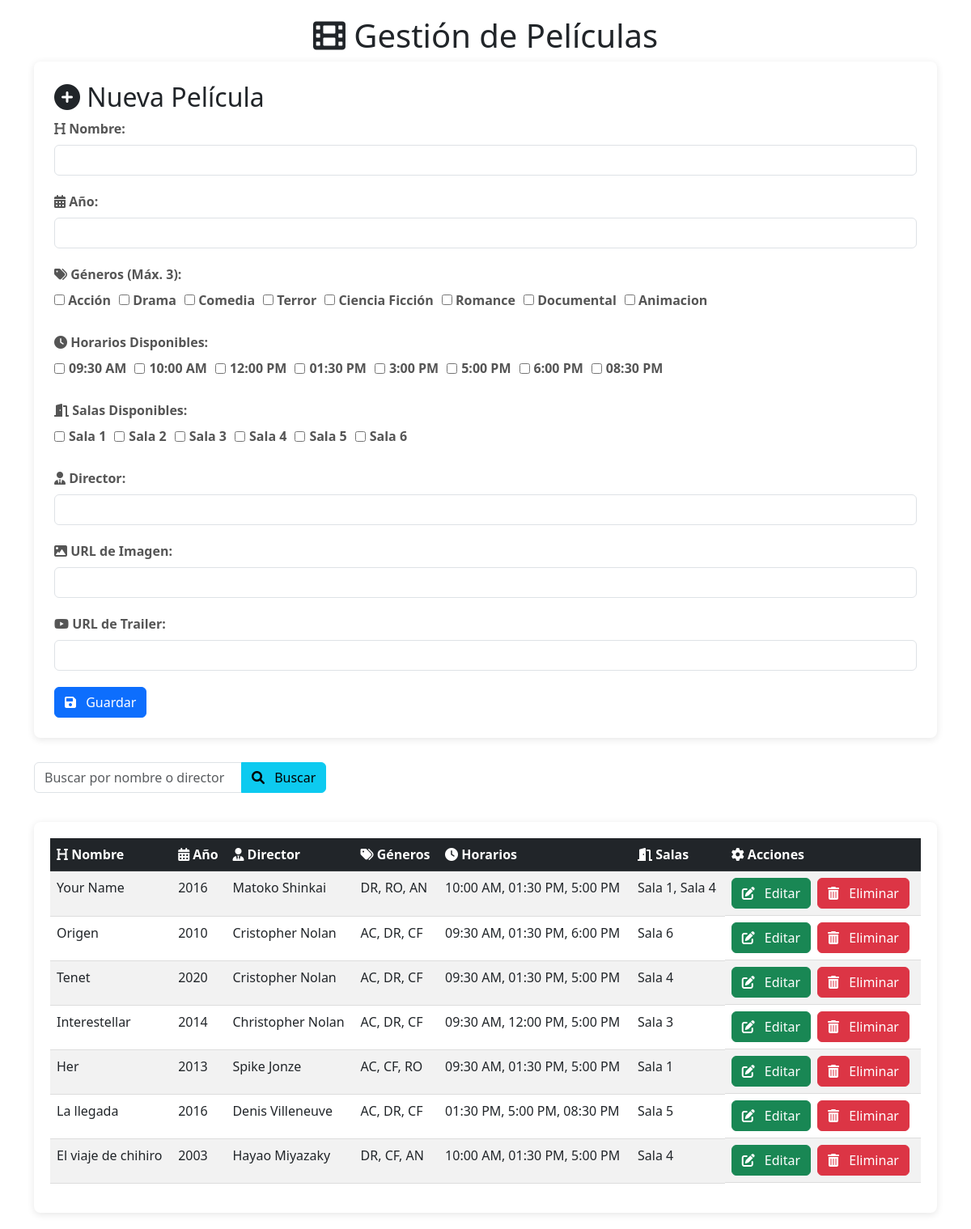
Page /peliculas/ on the committed database.
### myapp/models.py (models this page shows, shortened)
class Pelicula(models.Model):
    GENERO_CHOICES = [
        ('AC', 'Acción'),
        ('DR', 'Drama'),
        ('CO', 'Comedia'),
        ('TE', 'Terror'),
        ('CF', 'Ciencia Ficción'),
        ('RO', 'Romance'),
        ('DO', 'Documental'),
        ('AN', 'Animacion')
    ]
    HORARIOS_DISPONIBLES = [
        '09:30 AM',
        '10:00 AM',
        '12:00 PM',
        '01:30 PM',
        '3:00 PM',
        '5:00 PM',
        '6:00 PM',
        '08:30 PM'
    ]
    SALAS_DISPONIBLES = [
        'Sala 1',
        'Sala 2',
        'Sala 3',
        'Sala 4',
        'Sala 5',
        'Sala 6'
    ]
    nombre = models.CharField(max_length=255)
    anio = models.IntegerField()
    director = models.CharField(max_length=255)
    imagen_url = models.URLField()
    trailer_url = models.URLField()
    generos = models.CharField(max_length=255)
    horarios = models.CharField(max_length=255, blank=True, null=True)
    salas = models.CharField(max_length=255, blank=True, null=True)
    fecha_creacion = models.DateTimeField(auto_now_add=True)
    def get_generos_list(self):
        return self.generos.split(",") if self.generos else []
    def get_horarios_list(self):
        return [h.strip() for h in self.horarios.split(",")] if self.horarios else []
    def get_salas_list(self):
        return [s.strip() for s in self.salas.split(",")] if self.salas else []
    class Meta:
        db_table = 'peliculas'

### myapp/views.py (the view, shortened to what this page needs)
# urls.py: path('peliculas/', views.peliculas, name= 'peliculas'),
@csrf_exempt
def peliculas(request):
    peliculas_list = Pelicula.objects.all().order_by('-fecha_creacion')
    busqueda = request.GET.get('busqueda', '').strip()
    if busqueda:
        peliculas_list = peliculas_list.filter(
            Q(nombre__icontains=busqueda) |
            Q(director__icontains=busqueda)
        )
    generos_choices = dict(Pelicula.GENERO_CHOICES)
    horarios_disponibles = Pelicula.HORARIOS_DISPONIBLES
    salas_disponibles = Pelicula.SALAS_DISPONIBLES
    pelicula_editar = None
    if 'editar' in request.GET:
        nombre = request.GET.get('editar')
        try:
            pelicula_editar = Pelicula.objects.get(nombre=nombre)
        except Pelicula.DoesNotExist:
            messages.error(request, f'No se encontró la película "{nombre}" para editar')
    context = {
        'peliculas': peliculas_list,
        'GENERO_CHOICES_DICT': generos_choices,
        'HORARIOS_DISPONIBLES': horarios_disponibles,
        'SALAS_DISPONIBLES': salas_disponibles,
        'pelicula_editar': pelicula_editar,
        'busqueda': busqueda,
    }
    return render(request, 'peliculas.html', context)

### myapp/templates/peliculas.html (shortened to what this page needs)
{% load static %}
<!DOCTYPE html>
<html lang="es">
<head>
    <link rel="stylesheet" href="{% static 'styles/peliculas.css' %}">
    <link rel="stylesheet" href="https://cdnjs.cloudflare.com/ajax/libs/font-awesome/6.0.0/css/all.min.css">
    <link href="https://cdn.jsdelivr.net/npm/bootstrap@5.3.0/dist/css/bootstrap.min.css" rel="stylesheet">
</head>
<body>
    <div class="container">
        <h1><i class="fas fa-film"></i> Gestión de Películas</h1>
        <div class="form-container">
            <form method="POST" action="{% url 'peliculas' %}" class="ajax-form">
                {% if pelicula_editar %}
                <input type="hidden" name="accion" value="editar">
                <input type="hidden" name="nombre_original" value="{{ pelicula_editar.nombre }}">
                <h2><i class="fas fa-edit"></i> Editar Película</h2>
                {% else %}
                <h2><i class="fas fa-plus-circle"></i> Nueva Película</h2>
                {% endif %}
                <div class="form-group">
                    <label for="nombre"><i class="fas fa-heading"></i> Nombre:</label>
                    <input type="text" id="nombre" name="nombre"
                           value="{{ pelicula_editar.nombre|default:'' }}" required class="form-control">
                </div>
                <div class="form-group">
                    <label for="anio"><i class="fas fa-calendar-alt"></i> Año:</label>
                    <input type="number" id="anio" name="anio" min="1900" max="2099"
                           value="{{ pelicula_editar.anio|default:'' }}" required class="form-control">
                </div>
                <div class="form-group">
                    <label><i class="fas fa-tags"></i> Géneros (Máx. 3):</label>
                    <div class="generos-container">
                     {% for genero_codigo, genero_nombre in GENERO_CHOICES_DICT.items %}
                        <label class="genero-checkbox">
                            <input type="checkbox" name="generos" value="{{ genero_codigo }}"
                                {% if pelicula_editar and genero_codigo in pelicula_editar.get_generos_list %}checked{% endif %}>
                            {{ genero_nombre }}
                        </label>
                    {% endfor %}
                    </div>
                </div>
                <div class="form-group">
                    <label><i class="fas fa-clock"></i> Horarios Disponibles:</label>
                    <div class="checkbox-container">
                    {% for horario in HORARIOS_DISPONIBLES %}
                    <label>
                        <input type="checkbox" name="horarios" value="{{ horario }}"
                            {% if pelicula_editar and horario in pelicula_editar.get_horarios_list %}checked{% endif %}>
                        {{ horario }}
                    </label>
                    {% endfor %}
                    </div>
                </div>
                <div class="form-group">
                    <label><i class="fas fa-door-open"></i> Salas Disponibles:</label>
                    <div class="checkbox-container">
                     {% for sala in SALAS_DISPONIBLES %}
                        <label>
                            <input type="checkbox" name="salas" value="{{ sala }}"
                                {% if pelicula_editar and sala in pelicula_editar.get_salas_list %}checked{% endif %}>
                            {{ sala }}
                        </label>
                        {% endfor %}
                    </div>
                </div>
                <div class="form-group">
                    <label for="director"><i class="fas fa-user-tie"></i> Director:</label>
                    <input type="text" id="director" name="director"
                           value="{{ pelicula_editar.director|default:'' }}" required class="form-control">
                </div>
                <div class="form-group">
                    <label for="imagen_url"><i class="fas fa-image"></i> URL de Imagen:</label>
                    <input type="url" id="imagen_url" name="imagen_url"
                           value="{{ pelicula_editar.imagen_url|default:'' }}" required class="form-control">
                </div>
                <div class="form-group">
                    <label for="trailer_url"><i class="fab fa-youtube"></i> URL de Trailer:</label>
                    <input type="url" id="trailer_url" name="trailer_url"
                           value="{{ pelicula_editar.trailer_url|default:'' }}" required class="form-control">
                </div>
                <div class="form-actions">
                    {% if pelicula_editar %}
                    <button type="submit" class="btn btn-warning">
                        <i class="fas fa-sync-alt"></i> Guardar Cambios
                    </button>
                    <a href="{% url 'peliculas' %}" class="btn btn-secondary">
                        <i class="fas fa-times"></i> Cancelar
                    </a>
                    {% else %}
                    <button type="submit" class="btn btn-primary">
                        <i class="fas fa-save"></i> Guardar
                    </button>
                    {% endif %}
                </div>
            </form>
        </div>
        <div class="search-container">
            <form method="GET" action="{% url 'peliculas' %}">
                <div class="input-group mb-3">
                    <input type="text" name="busqueda" value="{{ busqueda }}"
                           placeholder="Buscar por nombre o director" class="form-control">
                    <button type="submit" class="btn btn-info">
                        <i class="fas fa-search"></i> Buscar
                    </button>
                </div>
            </form>
        </div>
        <div class="table-responsive">
            <table class="movie-table table table-striped table-hover">
                <thead class="table-dark">
                    <tr>
                        <th><i class="fas fa-heading"></i> Nombre</th>
                        <th><i class="fas fa-calendar-alt"></i> Año</th>
                        <th><i class="fas fa-user-tie"></i> Director</th>
                        <th><i class="fas fa-tags"></i> Géneros</th>
                        <th><i class="fas fa-clock"></i> Horarios</th>
                        <th><i class="fas fa-door-open"></i> Salas</th>
                        <th><i class="fas fa-cog"></i> Acciones</th>
                    </tr>
                </thead>
                <tbody>
                    {% for pelicula in peliculas %}
                    <tr>
                        <td>{{ pelicula.nombre }}</td>
                        <td>{{ pelicula.anio }}</td>
                        <td>{{ pelicula.director }}</td>
                        <td>{{ pelicula.get_generos_list|join:", " }}</td>
                        <td>{{ pelicula.get_horarios_list|join:", " }}</td>
                        <td>{{ pelicula.get_salas_list|join:", " }}</td>
                            <td class="action-buttons">
                                <a href="{% url 'peliculas' %}?editar={{ pelicula.nombre|urlencode }}"
                                class="btn btn-success">
                                    <i class="fas fa-edit"></i> Editar
                                </a>
                                <form method="POST" action="{% url 'peliculas' %}" style="display: inline;">
                                    <button type="submit" class="btn btn-danger"
                                            onclick="return confirm('¿Estás seguro de eliminar esta película?');">
                                        <i class="fas fa-trash-alt"></i> Eliminar
                                    </button>
                                </form>
                            </td>
                    </tr>
                    {% empty %}
                    <tr>
                        <td colspan="7" class="text-center">No hay películas registradas</td>
                    </tr>
                    {% endfor %}
                </tbody>
            </table>
        </div>
    </div>
</body>
</html>

### myapp/static/styles/peliculas.css (style rules this page uses)
body { font-family: 'Arial', sans-serif; margin: 0; padding: 0; background-color: #f5f5f5; color: #333; line-height: 1.6; }
.container { max-width: 1200px; margin: 0 auto; padding: 20px; }
h1, h2 { color: #7b68ee; margin-bottom: 30px; }
h1 { text-align: center; }
.form-container { background-color: white; padding: 25px; border-radius: 8px; box-shadow: 0 2px 10px rgba(0, 0, 0, 0.1); margin-bottom: 30px; }
.form-group { margin-bottom: 20px; }
.form-group label { display: block; margin-bottom: 8px; font-weight: 600; color: #555; }
.form-control { width: 100%; padding: 10px; border: 1px solid #ddd; border-radius: 4px; font-size: 16px; transition: border-color 0.3s; }
.generos-container, .checkbox-container { display: flex; flex-wrap: wrap; gap: 10px; }
.genero-checkbox, .checkbox-container label { display: flex; align-items: center; gap: 5px; cursor: pointer; }
.btn { display: inline-flex; align-items: center; justify-content: center; padding: 10px 20px; border: none; border-radius: 4px; font-size: 16px; font-weight: 600; cursor: pointer; transition: all 0.3s; text-decoration: none; }
.btn i { margin-right: 8px; }
.btn-primary { background-color: #7b68ee; color: white; }
.btn-info { background-color: #17a2b8; color: white; }
.form-actions { display: flex; gap: 10px; margin-top: 20px; }
.search-container { display: flex; gap: 10px; margin-bottom: 20px; }
.search-container .form-control { flex-grow: 1; }
.table-responsive { overflow-x: auto; background-color: white; border-radius: 8px; box-shadow: 0 2px 10px rgba(0, 0, 0, 0.1); padding: 20px; }
.movie-table { width: 100%; border-collapse: collapse; }
.movie-table th { background-color: #7b68ee; color: white; padding: 12px 15px; text-align: left; }
.movie-table td { padding: 12px 15px; border-bottom: 1px solid #ddd; }
.action-buttons { display: flex; gap: 8px; }

### rows in the picture
Pelicula: nombre "Your Name", anio "2016", director "Matoko Shinkai", get_generos_list "DR, RO, AN", get_horarios_list "10:00 AM, 01:30 PM, 5:00 PM", get_salas_list "Sala 1, Sala 4"
Pelicula: nombre "Origen", anio "2010", director "Cristopher Nolan", get_generos_list "AC, DR, CF", get_horarios_list "09:30 AM, 01:30 PM, 6:00 PM", get_salas_list "Sala 6"
Pelicula: nombre "Tenet", anio "2020", director "Cristopher Nolan", get_generos_list "AC, DR, CF", get_horarios_list "09:30 AM, 01:30 PM, 5:00 PM", get_salas_list "Sala 4"
Pelicula: nombre "Interestellar", anio "2014", director "Christopher Nolan", get_generos_list "AC, DR, CF", get_horarios_list "09:30 AM, 12:00 PM, 5:00 PM", get_salas_list "Sala 3"
Pelicula: nombre "Her", anio "2013", director "Spike Jonze", get_generos_list "AC, CF, RO", get_horarios_list "09:30 AM, 01:30 PM, 5:00 PM", get_salas_list "Sala 1"
Pelicula: nombre "La llegada", anio "2016", director "Denis Villeneuve", get_generos_list "AC, DR, CF", get_horarios_list "01:30 PM, 5:00 PM, 08:30 PM", get_salas_list "Sala 5"
Pelicula: nombre "El viaje de chihiro", anio "2003", director "Hayao Miyazaky", get_generos_list "DR, CF, AN", get_horarios_list "10:00 AM, 01:30 PM, 5:00 PM", get_salas_list "Sala 4"

### other values in the picture
{{ genero_nombre }} "Acción" "Drama" "Comedia" "Terror" "Ciencia Ficción" "Romance" "Documental" "Animacion"
{{ horario }} "09:30 AM" "10:00 AM" "12:00 PM" "01:30 PM" "3:00 PM" "5:00 PM" "6:00 PM" "08:30 PM"
{{ sala }} "Sala 1" "Sala 2" "Sala 3" "Sala 4" "Sala 5" "Sala 6"
